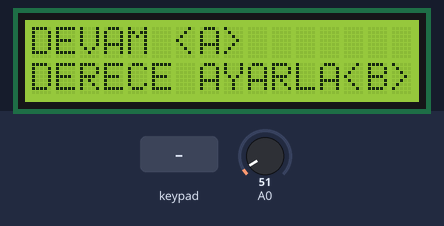
A sketch run on a simulated Arduino Uno, built with avr-gcc and run on an emulated ATmega328P. Shown: 16×2 character LCD. Inputs (shaded band) come from the test bench; at power-on: A0 = 51. EEPROM starts erased.

Above: at 2.2 s.
2.3 s: key 'A' pressed
At 3.4 s:
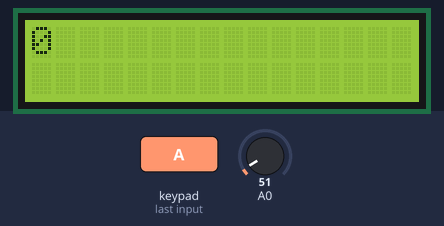
3.8 s: key 'B' pressed
At 4.9 s:
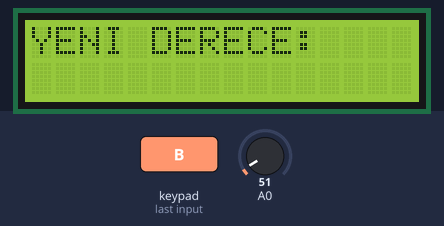
5.3 s: keypad keys 5 4 3 2 D pressed 0.4 s apart
At 8.0 s:
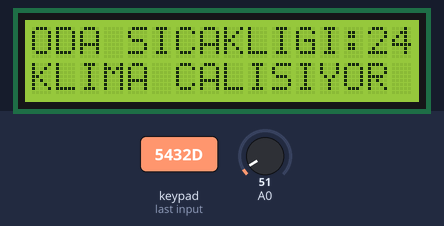
9.1 s: A0 set to 61
At 10.0 s:
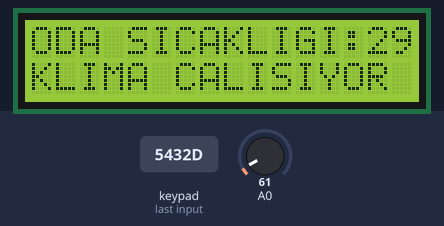
10.6 s: A0 set to 71
At 11.0 s:
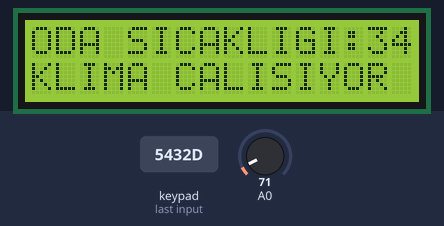
12.1 s: A0 set to 86
At 13.3 s:
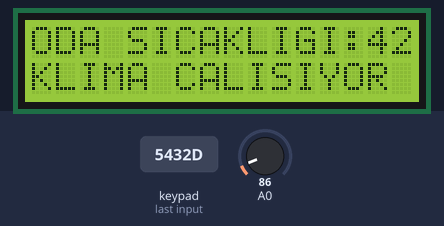
Timing chart, 0 to 14.6 s (numbered marks = the images above; inputs shaded):
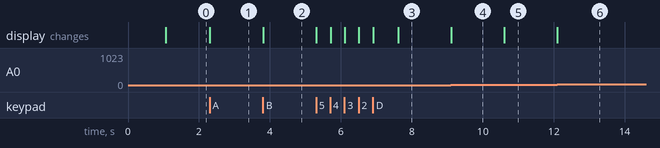

Measured:
- after the input at 2.3 s, the display: changes at once (image 1)
- after the input at 3.8 s, the display: changes at once (image 2)
- after the input at 5.3 s, the display: first changes at once (image 3 shows a later state)
- after the input at 9.1 s, the display: changes at once (image 4)
- after the input at 10.6 s, the display: changes at once (image 5)
- after the input at 12.1 s, the display: changes at once (image 6)

The sketch:

KeyPad2.ino
```cpp
/*BASİT BİR KLIMA SICAKLIK AYARLAMA SİSTEMİ.
LM35 SICAKLIK SENSÖRÜ, KEYPAD VE LCD SHIELD
KULLANNILDI.
ÖMER KOCAMAN*/


#include <EEPROM.h>
#include <Keypad.h>
#include <LiquidCrystal.h>

LiquidCrystal lcd(10,11,A2,A3,A4,A5);
const byte ROWS = 4;
const byte COLS = 4;
char keys[ROWS][COLS] = {
  {'7','8','9','A'},
  {'4','5','6','B'},
  {'1','2','3','C'},
  {'S','0','#','D'}
  };
byte rowPins[ROWS] = {5,4,3,2};
byte colPins[COLS] = {6, 7, 8, 9};

Keypad keypad = Keypad( makeKeymap(keys), rowPins, colPins, ROWS, COLS );

float hamveri,veri,volt,mvolt,sicak;
int sinirDeger,derece,i=0;
String durum;
void setup() {
  lcd.begin(16,2);
  lcd.setCursor(0,0);
  lcd.print("KLIMA SISTEMI");
  delay(1000);
  lcd.setCursor(0,0);
  lcd.print("DEVAM <A>     ");
  lcd.setCursor(0,1);
  lcd.print("DERECE AYARLA<B>");
}

void loop() {

  char key = keypad.getKey();

  hamveri=analogRead(A0);
  veri=(hamveri/1023);
  volt=veri*5;
  mvolt=volt*1000;
  sicak=mvolt/10;

  if(key){
    if(key=='A'){
      lcd.clear();
      sinirDeger=EEPROM.read(0);
      lcd.setCursor(0,0);
      lcd.print(derece);
    }
    if(key=='B'){
    lcd.clear();
    lcd.setCursor(0,0);
    lcd.print("YENI DERECE:");
    durum="sifre";
    while(durum=="sifre"){
      char key = keypad.getKey();
      if(key){
        derece=derece*10+(key-48);

        lcd.setCursor(12,0);
        lcd.print(derece);
        if(key=='D'){
          EEPROM.write(0,derece);
          lcd.clear();
          lcd.setCursor(0,0);
          lcd.print("DERECE AYARLI");
          delay(700);
          durum="cikis";
        }
      }
    }
   }
  }

if(durum=="cikis"){
  lcd.setCursor(0,0);
  lcd.print("ODA SICAKLIGI:");
  lcd.setCursor(14,0);
  lcd.print(sicak);

  if(sicak<sinirDeger || sicak>sinirDeger )
  {
    lcd.setCursor(0,1);
    lcd.print("KLIMA CALISIYOR");

  }else if(sicak == sinirDeger){

    lcd.setCursor(0,1);
    lcd.print("ISI NORMAL");
  }
 }
}
```
